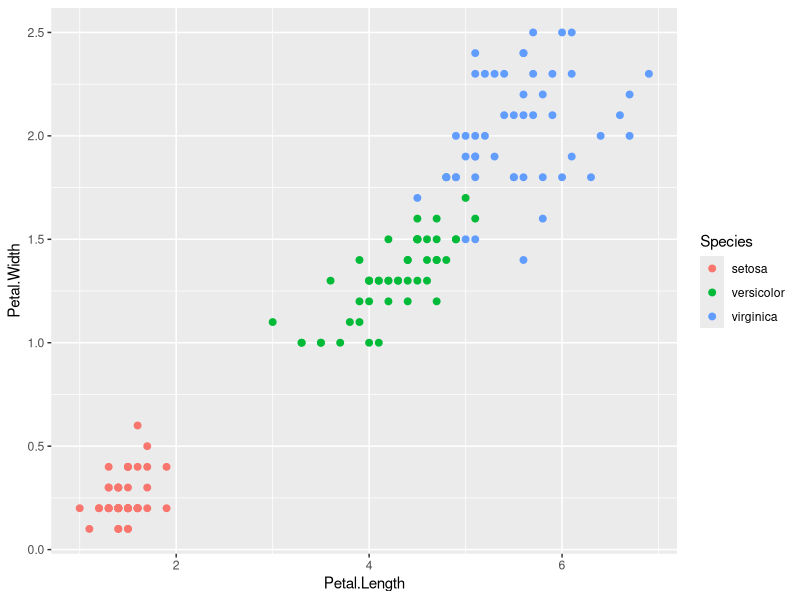
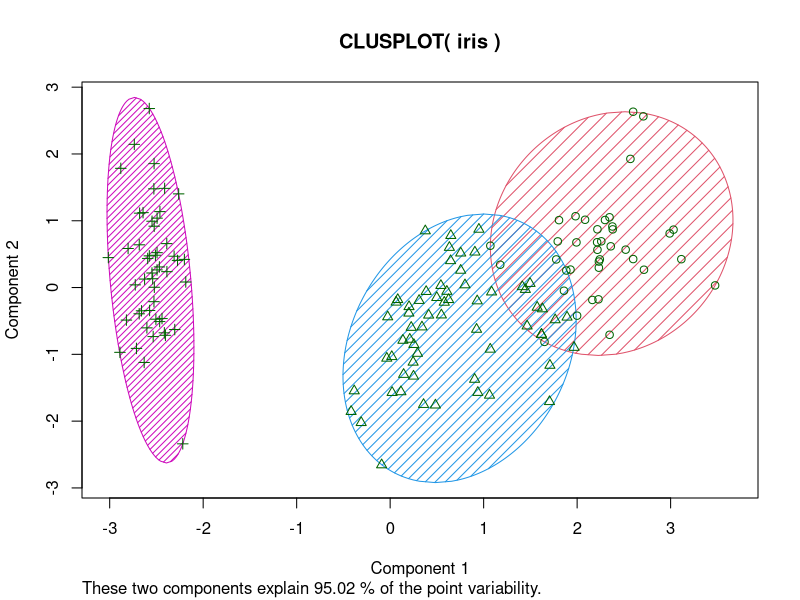

Recreate these plots in R, in order.
## ---- chunk 1
knitr::opts_chunk$set(echo = TRUE)
## ---- chunk 2
df<-iris
head(df)
library(ggplot2)
pl<- ggplot(iris, aes(Petal.Length, Petal.Width, color=Species))
pl+geom_point(size=2)

set.seed(101)

iriscluster<-kmeans(iris[,1:4],3,nstart = 20)
table(iriscluster$cluster, iris$Species)
library(cluster)
clusplot(iris,iriscluster$cluster, color=T, shade=T,labels=0, lines=0)
